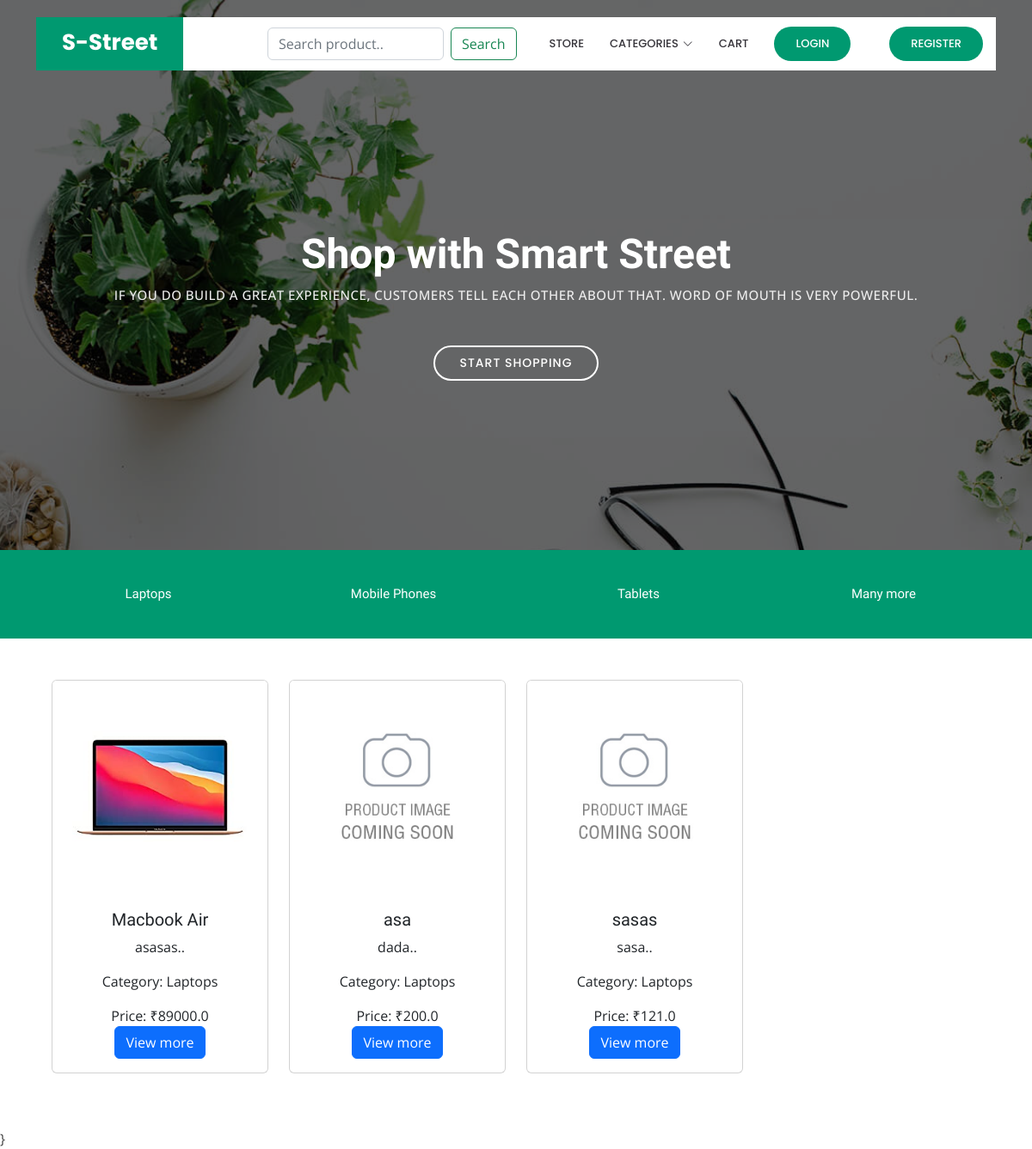
The page / on the database its author committed.
### core/models.py (models this page shows, shortened)
class Product(models.Model):
    product_name = models.CharField(max_length=100, unique=True)
    product_slug = models.CharField(max_length=100, unique=True)
    category = models.ForeignKey(Category, on_delete=models.CASCADE)
    description = models.TextField()
    product_image = models.ImageField(upload_to='product_images/', default='product_images/Product-Image-Coming-Soon.jpg')
    product_price = models.FloatField()
    available_product_count = models.IntegerField()
    created_date = models.DateTimeField(auto_now_add=True)
    modified_date = models.DateTimeField(auto_now=True)
    id = models.UUIDField(default=uuid.uuid4, editable=False, unique=True, primary_key=True)

class Category(models.Model):
    category_name = models.CharField(max_length=100, unique=True)
    category_slug = models.SlugField(max_length=100, unique=True)
    id = models.UUIDField(default=uuid.uuid4, editable=False, unique=True, primary_key=True)
    class Meta:
        verbose_name = 'Category'
        verbose_name_plural = 'Categories'
    def get_url(self):
        return reverse("product_by_category", args=[self.category_slug])

### core/views.py (the view)
# urls.py: path('', views.index, name='index'),
def index(request):
    products = Product.objects.all()
    context = {'products': products}
    return render(request, 'core/index.html', context)

### core/context_processors.py (called while the page is built)
def get_category_url(request):
    links = Category.objects.all()
    return {
        'links': links
    }

### core/templates/core/index.html (shortened to what this page needs)
{% extends 'main.html' %}
{% block content %}
<body>
  <section id="hero" class="d-flex align-items-center">
    <div
      class="container text-center position-relative"
      data-aos="fade-in"
      data-aos-delay="200"
    >
      <h1>Shop with Smart Street</h1>
      <h2>If you do build a great experience, customers tell each other about that. Word of mouth is very powerful.</h2>
      <a href="{% url 'store' %}" class="btn-get-started scrollto">Start Shopping</a>
    </div>
  </section>
  <main id="main">
    <section id="counts" class="counts">
      <div class="container">
        <div class="row counters">
          <div class="col-lg-3 col-6 text-center">
            <p>Laptops</p>
          </div>
          <div class="col-lg-3 col-6 text-center">
            <p>Mobile Phones</p>
          </div>
          <div class="col-lg-3 col-6 text-center">
            <p>Tablets</p>
          </div>
          <div class="col-lg-3 col-6 text-center">
            <p>Many more</p>
          </div>
        </div>
      </div>
    </section>
    <section class="p-5">
      <div class="container-fluid">
        <div class="row text-center">
          {% for product in products %}
          <div
            class="col-lg-3 col-md-4 col-sm-6 col-12 mb-3 d-flex align-items-stretch"
          >
          <a href="{% url 'product-details' product.id %}" class="link-dark">
            <div class="card" style="width: 18rem">
              <img
                class="card-img-top"
                src="{{product.product_image.url}}"
                alt="Card image cap"
              />
              <div class="card-body">
                <h5 class="card-title">{{product.product_name}}</h5>
                <p class="card-text">{{product.description|slice:"70"}}..</p>
                <p class="card-text">Category: {{product.category.category_name}}</p>
                <p class="card-text">Price: ₹{{product.product_price}}</p>
                <a href="{% url 'product-details' product.id %}" class="btn btn-primary">View more</a>
              </div>
            </div>
          </a>
          </div>
          {% endfor %}
        </div>
      </div>
    </section>
  </main>
</body>
{% endblock %}

### static/css/style.css (style rules this page uses)
body { font-family: "Open Sans", sans-serif; color: #444444; }
a { color: #009970; text-decoration: none; }
h1, h2, h3, h4, h5, h6 { font-family: "Raleway", sans-serif; }
#hero { width: 100%; height: 80vh; background: url("../img/hero-bg.jpg") center center; background-size: cover; position: relative; }
#hero .container { padding-top: 80px; }
#hero:before { content: ""; background: rgba(0, 0, 0, 0.6); position: absolute; bottom: 0; top: 0; left: 0; right: 0; }
#hero h1 { margin: 0 0 10px 0; font-size: 48px; font-weight: 700; line-height: 56px; color: #fff; }
#hero h2 { color: #eee; margin-bottom: 40px; font-size: 15px; font-weight: 500; font-family: "Open Sans", sans-serif; letter-spacing: 0.5px; text-transform: uppercase; }
#hero .btn-get-started { font-family: "Poppins", sans-serif; text-transform: uppercase; font-weight: 500; font-size: 14px; letter-spacing: 1px; display: inline-block; padding: 8px 28px; border-radius: 50px; transition: 0.5s; margin: 10px; border: 2px solid #fff; color: #fff; }
@media (min-width: 1024px) { #hero { background-attachment: fixed; } }
section { padding: 60px 0; overflow: hidden; }
.counts { background: #009970; padding: 40px 0 20px 0; color: #fff; }
.counts .counters p { padding: 0; margin: 0 0 20px 0; font-family: "Raleway", sans-serif; font-size: 15px; font-weight: 500; }

### rows shown on the page
Product: product_image (picture), product_name "Macbook Air", description "asasas", category.category_name "Laptops", product_price "89000.0"
Product: product_image (picture), product_name "asa", description "dada", category.category_name "Laptops", product_price "200.0"
Product: product_image (picture), product_name "sasas", description "sasa", category.category_name "Laptops", product_price "121.0"
